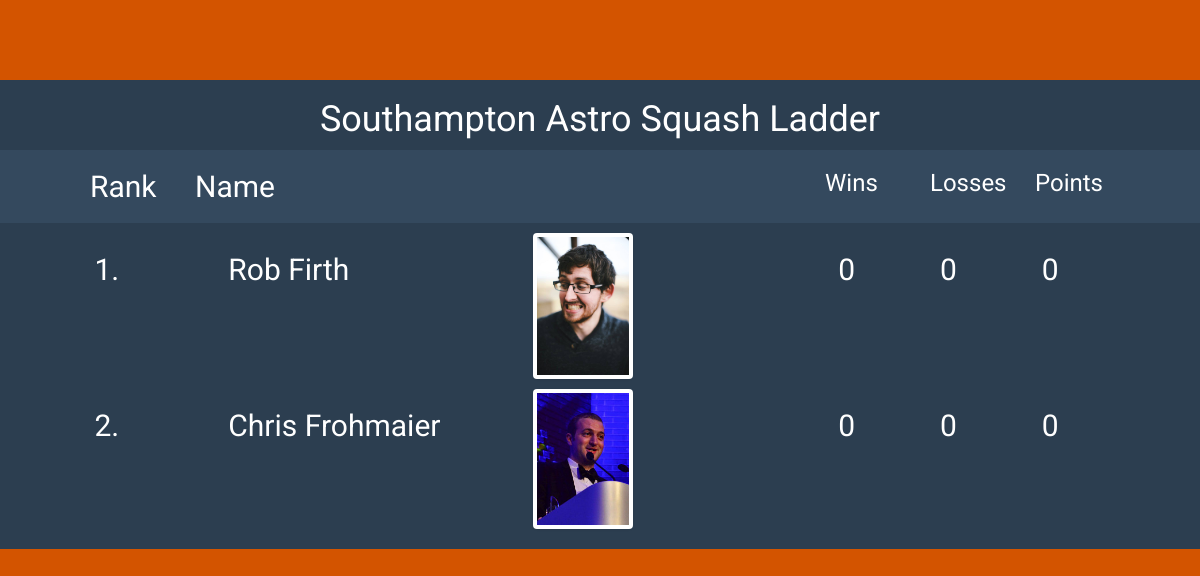
Before: / with the older database file.
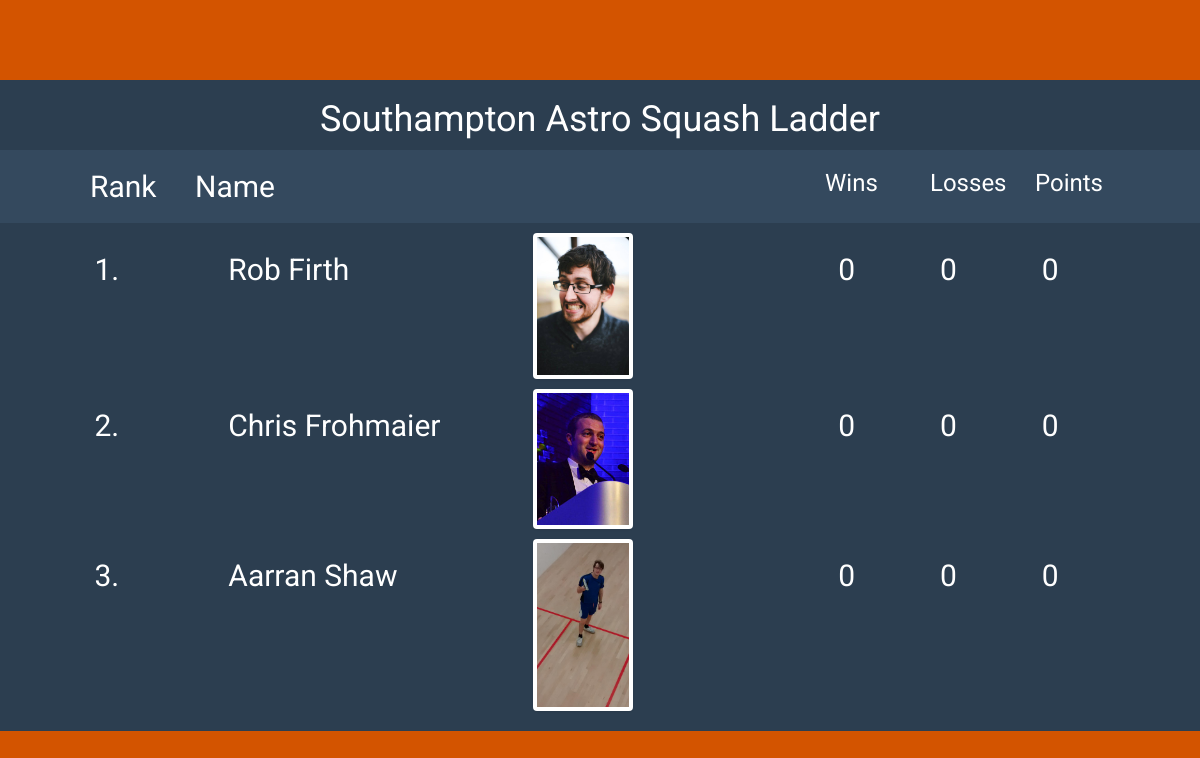
After: the same page with the newer database file.
### app/models.py (models this page shows, shortened)
class Player(db.Model):
    id = db.Column(db.Integer, primary_key=True)
    played = db.Column(db.Integer, index=True)
    won = db.Column(db.Integer, index=True)
    lost = db.Column(db.Integer, index=True)
    name = db.Column(db.String(64), index=True)
    photourl = db.Column(db.String(120), index=True, unique=True)

### app/views.py (the view)
@app.route('/')
def home():
  return render_template('home.html', players = Player)

### app/templates/home.html (shortened to what this page needs)
{% extends "layout.html" %}
{% block content %}
<div>
<div class="row">
  <div class='row wet-asphalt'>
      <div class="col-md-1 col-sm-1 col-xs-1"></div>
      <div class="col-md-1 col-sm-1 col-xs-1"><h2>Rank</h2></div>
      <div class="col-md-3 col-sm-3 col-xs-3">
        <p><h2>Name</h2></p>
      </div>
      <div class="col-md-3 col-sm-3 col-xs-3"></div>
      <div class="col-md-1 col-sm-1 col-xs-1"><h3>Wins</h3></div>
      <div class="col-md-1 col-sm-1 col-xs-1"><h3>Losses</h3></div>
      <div class="col-md-1 col-sm-1 col-xs-1"><h3>Points</h3></div>
      <div class="col-md-1 col-sm-1 col-xs-1"></div>
  </div>
  <ol>
	{% for p in players.query.order_by('id') %}
	<div class='row'>
      <div class="col-md-1 col-sm-1 col-xs-1"></div>
      <div class="col-md-1 col-sm-1 col-xs-1">
        <p><h2><li> </h2></li></p>
      </div>
      <div class="col-md-3 col-sm-3 col-xs-3">
        <p><h2>{{p.name}}</h2></p>
      </div>
      <div class="col-md-3 col-sm-3 col-xs-3">
        <img class="img-responsive img-thumbnail img-rounded" src="{{p.photourl}}" width="100" alt="">
      </div>
      <div class="col-md-1 col-sm-1 col-xs-1"><h2>{{p.won}}</h2></div>
      <div class="col-md-1 col-sm-1 col-xs-1"><h2>{{p.lost}}</h2></div>
      <div class="col-md-1 col-sm-1 col-xs-1"><h2>{{p.won * 3}}</h2></div>
      <div class="col-md-1 col-sm-1 col-xs-1"></div>
	</div>
	{% endfor %}
  </ol>
</div>
</div>
{% endblock %}

### app/templates/layout.html (shortened to what this page needs)
<!DOCTYPE html>
<html>
  <head>
    <link rel="stylesheet" href="{{ url_for('static', filename='css/bootstrap-theme.css') }}">
    <link rel="stylesheet" href="{{ url_for('static', filename='css/bootstrap-theme.min.css') }}">
    <link rel="stylesheet" href="{{ url_for('static', filename='css/bootstrap.css') }}">
    <link rel="stylesheet" href="{{ url_for('static', filename='css/main.css') }}">
  </head>
  <body class="pumkin">
  <div class='midnight-blue'>
    <header>
      <div class="container" style="text-align:center">
        <h1 class="logo">Southampton Astro Squash Ladder</h1>
      </div>
    </header>
      {% block content %}
      {% endblock %}
    </div>
  </body>
</html>

### app/static/css/main.css (style rules this page uses)
body { padding-top: 80px; color: #34495e; background: #f5f5f5; font-family: 'Roboto', sans-serif; font-weight: 300; }
h1, h2, h3, h4, h5, h6 { font-family: 'Roboto', sans-serif; font-weight: 400; }
.turquoise, .green-sea, .sun-flower, .orange, .emerald, .nephrits, .carrot, .pumkin, .peter-river, .belize-hole, .alizarin, .pomegranate, .amethyst, .wisteria, .clouds .silver, .wet-asphalt, .midnight-blue, .concrete, .asbestos { color: #fff; }
.turquoise h1, .green-sea h1, .sun-flower h1, .orange h1, .emerald h1, .nephrits h1, .carrot h1, .pumkin h1, .peter-river h1, .belize-hole h1, .alizarin h1, .pomegranate h1, .amethyst h1, .wisteria h1, .clouds .silver h1, .wet-asphalt h1, .midnight-blue h1, .concrete h1, .asbestos h1, .turquoise h2, .green-sea h2, .sun-flower h2, .orange h2, .emerald h2, .nephrits h2, .carrot h2, .pumkin h2, .peter-river h2, .belize-hole h2, .alizarin h2, .pomegranate h2, .amethyst h2, .wisteria h2, .clouds .silver h2, .wet-asphalt h2, .midnight-blue h2, .concrete h2, .asbestos h2, .turquoise h3, .green-sea h3, .sun-flower h3, .orange h3, .emerald h3, .nephrits h3, .carrot h3, .pumkin h3, .peter-river h3, .belize-hole h3, .alizarin h3, .pomegranate h3, .amethyst h3, .wisteria h3, .clouds .silver h3, .wet-asphalt h3, .midnight-blue h3, .concrete h3, .asbestos h3, .turquoise h4, .green-sea h4, .sun-flower h4, .orange h4, .emerald h4, .nephrits h4, .carrot h4, .pumkin h4, .peter-river h4, .belize-hole h4, .alizarin h4, .pomegranate h4, .amethyst h4, .wisteria h4, .clouds .silver h4, .wet-asphalt h4, .midnight-blue h4, .concrete h4, .asbestos h4, .turquoise h5, .green-sea h5, .sun-flower h5, .orange h5, .emerald h5, .nephrits h5, .carrot h5, .pumkin h5, .peter-river h5, .belize-hole h5, .alizarin h5, .pomegranate h5, .amethyst h5, .wisteria h5, .clouds .silver h5, .wet-asphalt h5, .midnight-blue h5, .concrete h5, .asbestos h5, .turquoise h6, .green-sea h6, .sun-flower h6, .orange h6, .emerald h6, .nephrits h6, .carrot h6, .pumkin h6, .peter-river h6, .belize-hole h6, .alizarin h6, .pomegranate h6, .amethyst h6, .wisteria h6, .clouds .silver h6, .wet-asphalt h6, .midnight-blue h6, .concrete h6, .asbestos h6 { color: #fff; }
.pumkin { background-color: #d35400; }
.wet-asphalt { background-color: #34495e; }
.midnight-blue { background-color: #2c3e50; }
.img-thumbnail { border: 0; }
.row > div { margin-bottom: 10px; }

Changed rows visible on the page:
added Player: name "Aarran Shaw", photourl (picture), won "0", lost "0", p.won*3 "0"
